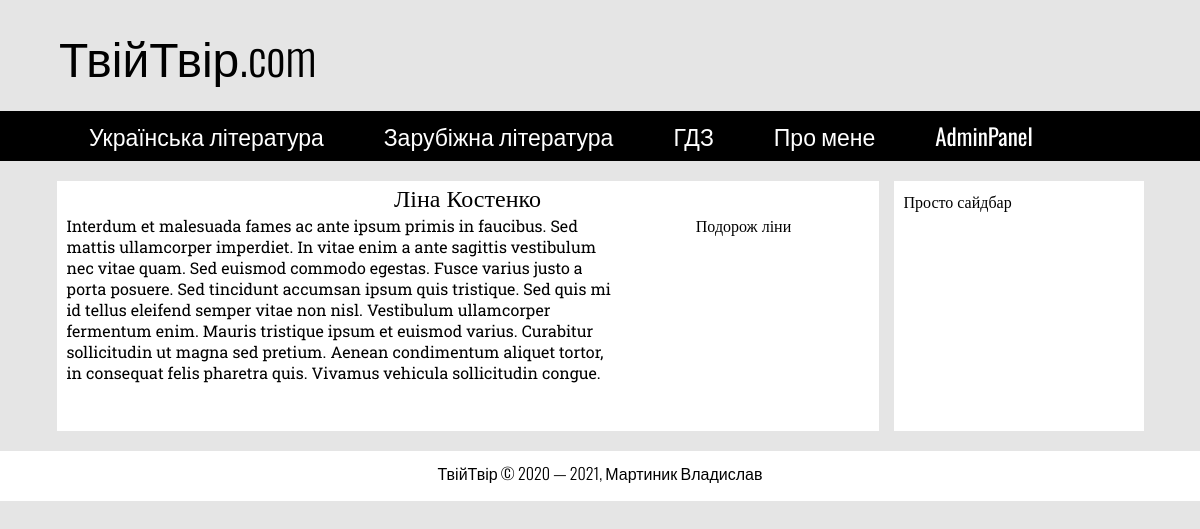
The page /authors/14 on the database its author committed.
### tables this page shows
CREATE TABLE `authors` (
  `id` int NOT NULL,
  `first_name` varchar(255) NOT NULL COMMENT 'Ім''я письменника',
  `last_name` varchar(255) NOT NULL COMMENT 'Прізвище письменника',
  `short_biography` text NOT NULL COMMENT 'Коротка частина біографії',
  `biography` text NOT NULL COMMENT 'Біографія'
);

CREATE TABLE `writings` (
  `writing_id` int NOT NULL COMMENT 'ID твору',
  `author_id` int NOT NULL COMMENT 'ID автора',
  `title` varchar(255) NOT NULL COMMENT 'Назва твору',
  `full_text` text NOT NULL COMMENT 'Текст твору'
);

### config/routes.php (called while the page is built)
<?php
return array(
	'login' => 'login/index',
	'admnpanel/addauthor' => 'adminpanel/addauthor',
	'admnpanel/addwriting' => 'adminpanel/addwriting',
	'admnpanel/update/author/([1-9]+)' => 'adminpanel/updateauthor/$1',
	'admnpanel/update/writing/([1-9]+)' => 'adminpanel/updatewriting/$1',
	'admnpanel/update' => 'adminpanel/update',
	'admnpanel/delete/author/([1-9]+)' => 'adminpanel/deleteAuthor/$1',
	'admnpanel/delete/writing/([1-9]+)' => 'adminpanel/deleteWriting/$1',
	'admnpanel/delete' => 'adminpanel/delete',
	'admnpanel/select/author/([1-9]+)' => 'adminpanel/selectAuthor/$1',
	'admnpanel/select/writing/([1-9]+)' => 'adminpanel/selectWriting/$1',
	'admnpanel/logout' => 'adminpanel/logout',
	'admnpanel' => 'adminpanel/index',
 	'authors/([1-9]+)' => 'authors/view/$1',
	'authors' => 'authors/index',
	'writings/([1-9]+)' => 'writings/view/$1',
	'' => 'site/index',
);

### index.php (called while the page is built, shortened)
<?php
require_once(ROOT.'/components/Router.php');
$router = new Router();
$router->run();

### models/Authors.php (called while the page is built, shortened)
<?php
class Authors
{
  public static function getAuthorNameById($id)
  {
    $id = intval($id);
    if ($id) {
      $db = Db::getConnection();
      $result = $db->query("SELECT first_name, last_name, biography FROM authors WHERE id=" . $id);
      $authorName = $result->fetch(PDO::FETCH_ASSOC);
      return $authorName;
    }
  }
  public static function getAuthorsById($id)
  {
    $id = intval($id);
    if ($id) {
      $db = Db::getConnection();
      $result = $db->query("SELECT * FROM writings WHERE author_id=" . $id);
      $i = 0;
      while ($row = $result->fetch() ) {
        $writingList[$i]['writing_id'] = $row['writing_id'];
        $writingList[$i]['author_id'] = $row['author_id'];
        $writingList[$i]['title'] = $row['title'];
        $writingList[$i]['full_text'] = $row['full_text'];
        $i++;
      }
      return $writingList;
    }
  }
}

### views/Authors/authorInfo.php (the view)
<?php require_once(ROOT.'/views/header.php') ?>
      <div class="row">
        <div class="content">
          <h2 class="content-name"><?php echo $author['first_name'] . ' ' . $author['last_name'] ?></h2>
            <div class="content-text">
              <div class="biography">
                <?php echo $author['biography'] ?>
              </div>
              <div class="writings-list">
              <nav class="content-menu">
                <?php foreach ($writingList as $writing) :?>
                  <a href="/writings/<?php echo $writing['writing_id']?>"><?php echo $writing['title']?></a><br>
                <?php endforeach;?>
              </nav>
            </div>
            </div>
        </div>
        <div class="sidebar">
          <?php require_once(ROOT.'/views/sidebar.php') ?>
        </div>
      </div>
      <div class="footer">
        <?php require_once(ROOT.'/views/footer.php') ?>
      </div>
    </div>
  </body>
</html>

### components/Router.php (shortened to what this page needs)
<?php
class Router
{
	private $routes;
	public function __construct()
	{
		$routesPath = ROOT.'/config/routes.php';
		$this->routes = include($routesPath);
	}
	private function getURI()
	{
		if (!empty($_SERVER['REQUEST_URI'])) {
		return trim($_SERVER['REQUEST_URI'], '/');
		}
	}
	public function run()
	{
		$uri = $this->getURI();
		foreach ($this->routes as $uriPattern => $path) {
			if(preg_match("~$uriPattern~", $uri)) {
				$internalRoute = preg_replace("~$uriPattern~", $path, $uri);
				$segments = explode('/', $internalRoute);
				$controllerName = array_shift($segments).'Controller';
				$actionName = 'action'.ucfirst((array_shift($segments)));
				$paremeters = $segments;
				$controllerObject = new $controllerName;
				$result = call_user_func_array(array($controllerObject, $actionName), $paremeters);
				if ($result != null) {
					break;
				}
			}
		}
	}
}

### views/header.php (shortened to what this page needs)
<!DOCTYPE html>
<html lang="uk">
  <head>
    <link rel="stylesheet" href="../css/style.css">
  </head>
  <body>
    <div class="wrapper">
      <div class="header">
        <div class="header-top">
          <a href="/" class="logo">ТвійТвір.com</a>
        </div>
        <div class="header-bottom">
          <nav class="menu">
            <ul class="topmenu">
                <li><a href="/authors/">Українська література</a></li>
                <li><a href="">Зарубіжна література</a></li>
                <li><a href="">ГДЗ</a></li>
                <li><a href="">Про мене</a></li>
                <li><a href="/login">AdminPanel</a></li>
            </ul>
          </nav>
        </div>
      </div>

### views/sidebar.php
Просто сайдбар

### views/footer.php
<p class="foot-info">ТвійТвір © 2020 — 2021, Мартиник Владислав</p>

### css/style.css (style rules this page uses)
* { box-sizing: border-box; }
body { background: #e5e5e5; font-size: 100%; margin: 0 auto; }
.header { display: flex; flex-direction: column; }
.header-top { text-align: left; }
.header a { text-decoration: none; display: block; }
.logo { color: black; font-size: 3em; padding: 20px 0; max-width: 1370px; width: 100%; margin: 0 auto; font-family: 'Oswald', sans-serif; font-weight: 300; }
.header-bottom { background: black; }
.menu { display: table; max-width: 1370px; width: 100%; margin: 0 auto; }
.menu > ul { list-style: none; margin: 0; padding: 0; }
.topmenu::after { content: ""; display: table; clear: both; }
.topmenu > li { float: left; position: relative; }
.topmenu > li > a { font-family: 'Oswald', sans-serif; font-weight: 400; font-size: 23px; color: white; padding: 8px 30px; }
.row { width: 100%; max-width: 1370px; padding: 0px; margin: 20px auto; display: flex; justify-content: center; align-items: flex-start; }
.row div { background: white; color: black; text-align: left; }
.content { min-height: 250px; max-width: 1090px; width: 80%; font-family: 'Roboto Slab', serif; margin-right: 30px; }
.content-name { font-weight: 500; text-align: center; margin: 1px; }
.content-text { padding: 0 10px; display: flex; justify-content: space-around; }
.content-menu { text-align: center; min-width: 250px; }
.content-menu a { text-decoration:none; padding:2px 20px; color:black; }
.sidebar { width: 19%; max-width: 250px; min-height: 250px; padding: 10px; font-family: 'Roboto Slab', serif; }
.footer { margin: 0 auto; width: 100%; min-height: 50px; background: white; text-align: center; font-family: 'Oswald', sans-serif; font-weight: 300; }
.foot-info { padding-top: 10px; }
@media screen and (min-width:1110px) and (max-width:1370px) { body { margin: 0 auto; } }
@media screen and (min-width:1110px) and (max-width:1370px) { .content { width: 60%; min-width: 822px; margin-right: 15px; } }
@media screen and (min-width:1110px) and (max-width:1370px) { .logo { width: 79%; min-width: 1082px; } }
@media screen and (min-width:1110px) and (max-width:1370px) { .menu { min-width: 1082px; width: 79%; } }
@media screen and (min-width:1110px) and (max-width:1370px) { .sidebar { min-width: 250px; } }

### rows shown on the page
authors: first_name "Ліна", last_name "Костенко", biography "Interdum et malesuada fames ac ante ipsum primis in faucibus. Sed mattis ullamcorper imperdiet. In vitae enim a ante sagittis vestibulum nec vitae quam. Sed euismod commodo egestas. Fusce varius justo a porta posuere. Sed tincidunt accumsan ipsum quis tristique. Sed quis mi id tellus eleifend semper vitae non nisl. Vestibulum ullamcorper fermentum enim. Mauris tristique ipsum et euismod varius. Curabitur sollicitudin ut magna sed pretium. Aenean condimentum aliquet tortor, in consequat felis pharetra quis. Vivamus vehicula sollicitudin congue."
writings: title "Подорож ліни"
